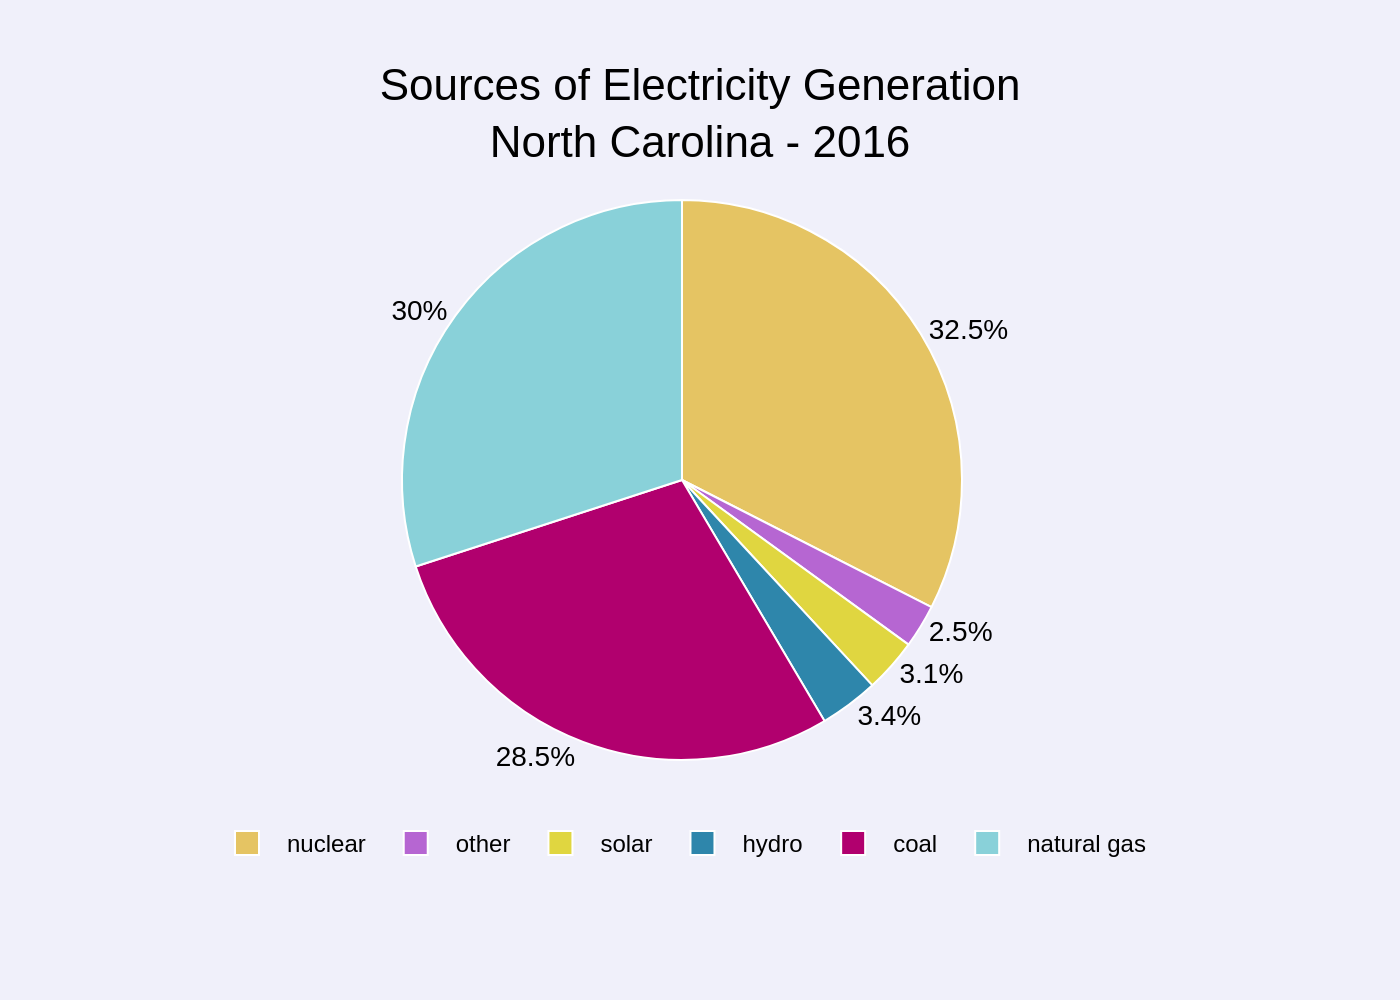

This chart was generated by the following Python code:
import sys
import json
import plotly.graph_objects as go
import pathlib

# Ensure a JSON file path is provided as a command-line argument
if len(sys.argv) != 2:
    print("Usage: python generate_chart.py <json_file_path>")
    sys.exit(1)

json_file_path = sys.argv[1]

# Read the chart data and configuration from the JSON file
try:
    with open(json_file_path, 'r', encoding='utf-8') as f:
        chart_config = json.load(f)
except FileNotFoundError:
    print(f"Error: The file '{json_file_path}' was not found.")
    sys.exit(1)
except json.JSONDecodeError:
    print(f"Error: The file '{json_file_path}' is not a valid JSON file.")
    sys.exit(1)

# Extract data, texts, and colors from the loaded JSON
chart_data = chart_config.get('chart_data', [])
texts = chart_config.get('texts', {})
colors = chart_config.get('colors', [])

# Prepare data for Plotly
labels = [item['category'] for item in chart_data]
values = [item['value'] for item in chart_data]

# Create the pie chart figure
fig = go.Figure()

fig.add_trace(go.Pie(
    labels=labels,
    values=values,
    marker=dict(colors=colors, line=dict(color='#FFFFFF', width=1)),
    hoverinfo='label+percent',
    textinfo='value',
    texttemplate='%{value}%',
    textposition='outside',
    sort=False,  # Preserve the original data order
    direction='clockwise'
))

# Update layout for a professional look, matching the original's style
fig.update_layout(
    title=dict(
        text=texts.get('title'),
        x=0.5,
        xanchor='center',
        font=dict(size=22)
    ),
    legend=dict(
        orientation="h",
        yanchor="bottom",
        y=-0.2,
        xanchor="center",
        x=0.5,
        traceorder='normal'
    ),
    font=dict(
        family="Arial",
        size=12,
        color="#000000"
    ),
    paper_bgcolor='#F0F0FA',
    plot_bgcolor='#F0F0FA',
    margin=dict(t=100, b=120, l=40, r=40),
    showlegend=True
)

fig.update_traces(
    textfont_size=14,
    insidetextorientation='radial'
)

# Determine the output filename from the input JSON filename
base_name = pathlib.Path(json_file_path).stem
output_filename = f"{base_name}.png"

# Save the figure as a high-resolution PNG image
fig.write_image(output_filename, scale=2)

print(f"Chart saved as {output_filename}")
